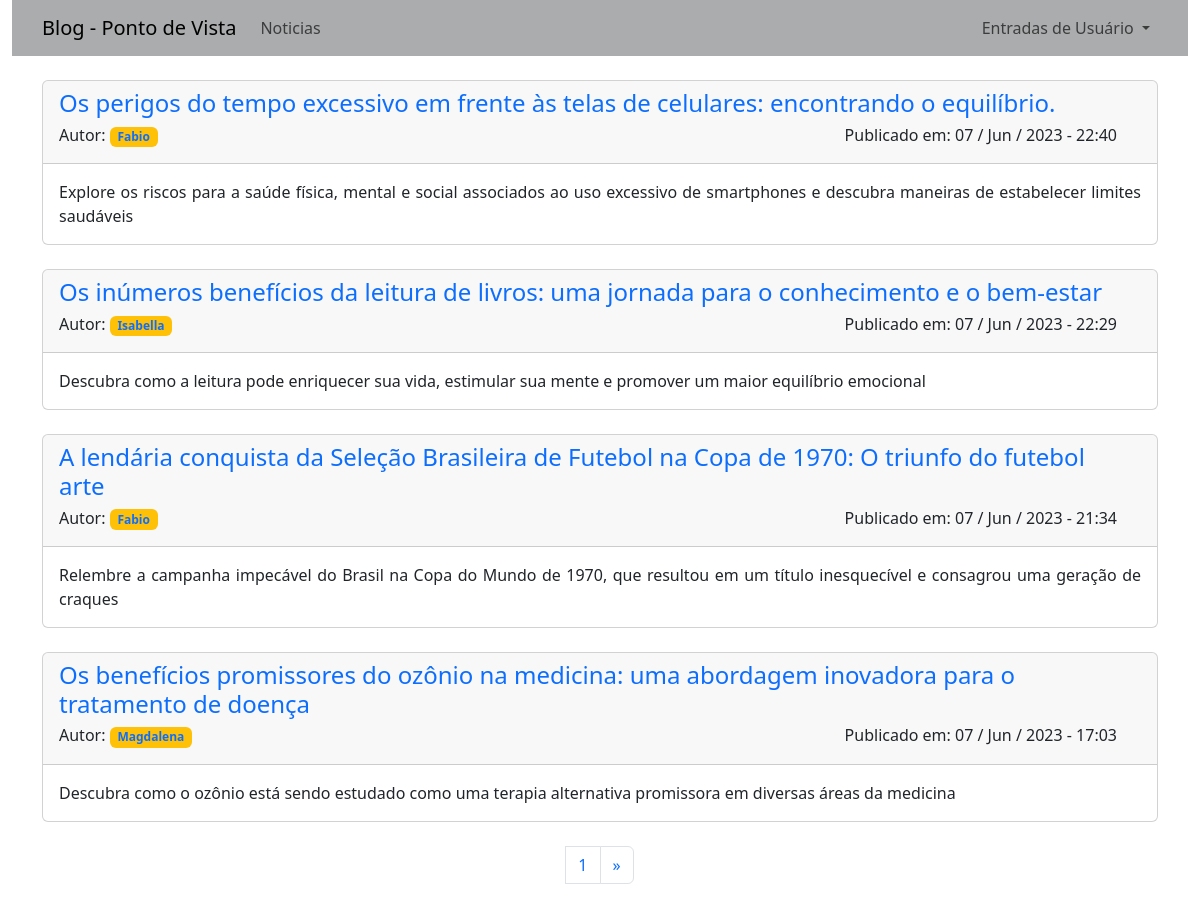
The page /noticias/ on the database as committed earlier.
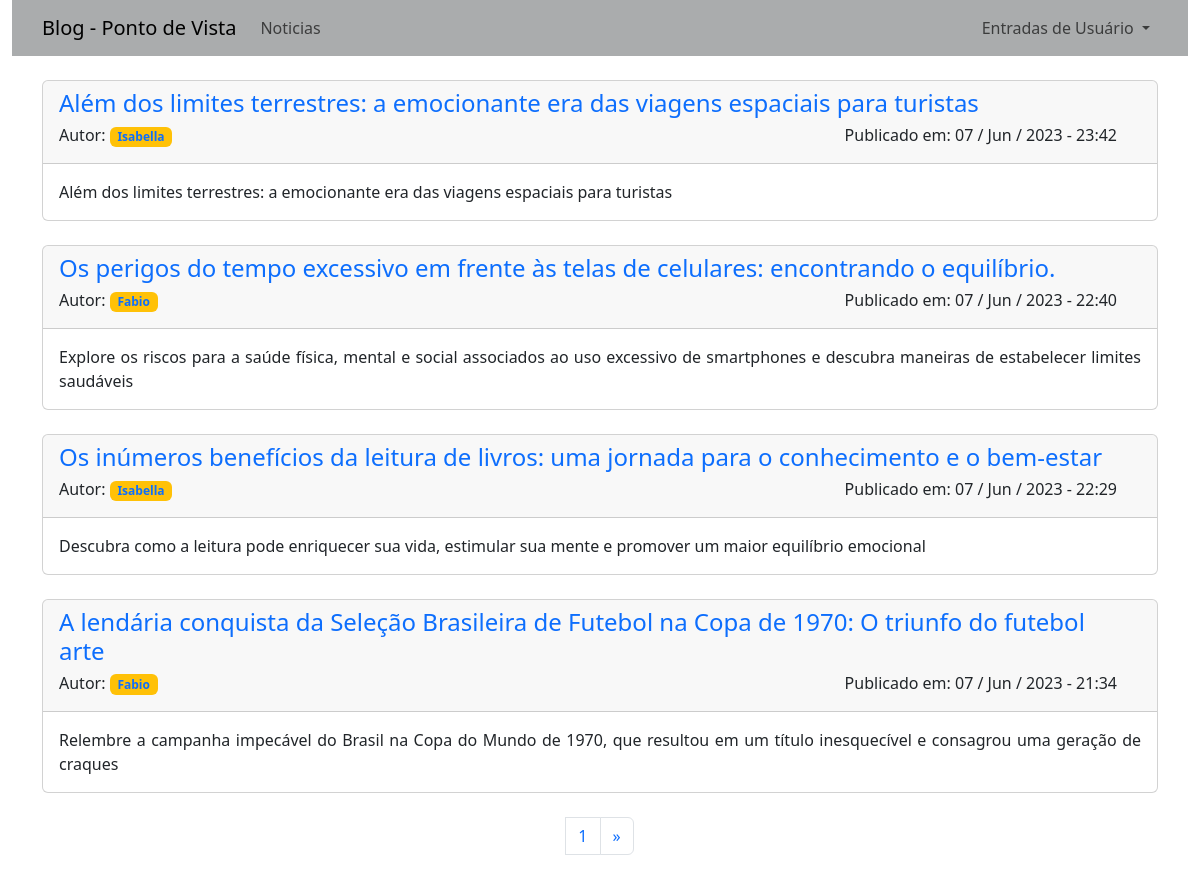
The same page on the database as committed later.
### app_noticias/models.py (models this page shows, shortened)
class Noticia(models.Model):
    titulo = models.CharField(max_length=100)
    sub_titulo = models.CharField(max_length=150)
    data_publicacao = models.DateTimeField(auto_now_add=True)
    autor = models.ForeignKey(User, on_delete=models.CASCADE)
    texto = models.TextField()

### app_noticias/views.py (the view)
# urls.py: path('noticias/', views.noticias, name='noticias'),
def noticias(request):
    template = 'noticias/noticias.html'
    noticias = Noticia.objects.all().order_by('-data_publicacao')
    paginator = Paginator(noticias, 4)
    page_number = request.GET.get('page')
    page_obj = paginator.get_page(page_number)
    context = {
        'noticias': page_obj
        }
    return render(request, template , context)

### app_noticias/templates/noticias/noticias.html (shortened to what this page needs)
{% extends "noticias/base.html" %}
{% block content %}
    {% for noticia in noticias %}
        <div class="card">
            <div class="card-header">
                <div class="row">
                    <div class="row">
                        <h4><a href="{% url 'noticias:noticia' noticia.id %}" style="text-decoration: none;">{{ noticia.titulo }}</a></h4>
                    </div>
                    <div class="row" >
                        <div class="col"><h6>Autor: <span class="badge bg-warning"><a href="#" style="text-decoration: none;">{{ noticia.autor}}</a></span></h6></div>
                        <div class="col" style="text-align: right;">
                            <h6>Publicado em: {{ noticia.data_publicacao|date:'d / M / Y - H:i' }}</h6>
                        </div>
                    </div>
                </div>
            </div>
            <div class="card-body" style="text-align: justify;">
                <span> {{ noticia.sub_titulo}} </span>
            </div>
        </div>
        <br>
    {% empty %}
        <h4>Ainda não há nóticias cadastradas.</h4>
    {% endfor %}
    <nav class="d-flex justify-content-center" aria-label="Page navigation example">
        <ul class="pagination">
          <li class="page-item"><a class="page-link" href="#">{{ noticias.number }}</a></li>
          <li class="page-item">
            {% if noticias.has_next %}
              <a href="?page={{noticias.next_page_number}}" class="page-link">
                  <span aria-hidden="true">&raquo;</span>
              </a>
            {% endif %}
          </li>
        </ul>
    </nav>
{% endblock %}

Rows that differ between the two databases and show on the page:
no longer on this page (row unchanged): Noticia: titulo "Os benefícios promissores do ozônio na medicina: uma abordagem inovadora para o tratamento de doença", autor "Magdalena", data_publicacao "07 / Jun / 2023 - 17:03", sub_titulo "Descubra como o ozônio está sendo estudado como uma terapia alternativa promissora em diversas áreas da medicina"
added Noticia: titulo "Além dos limites terrestres: a emocionante era das viagens espaciais para turistas", autor "Isabella", data_publicacao "07 / Jun / 2023 - 23:42", sub_titulo "Além dos limites terrestres: a emocionante era das viagens espaciais para turistas"
